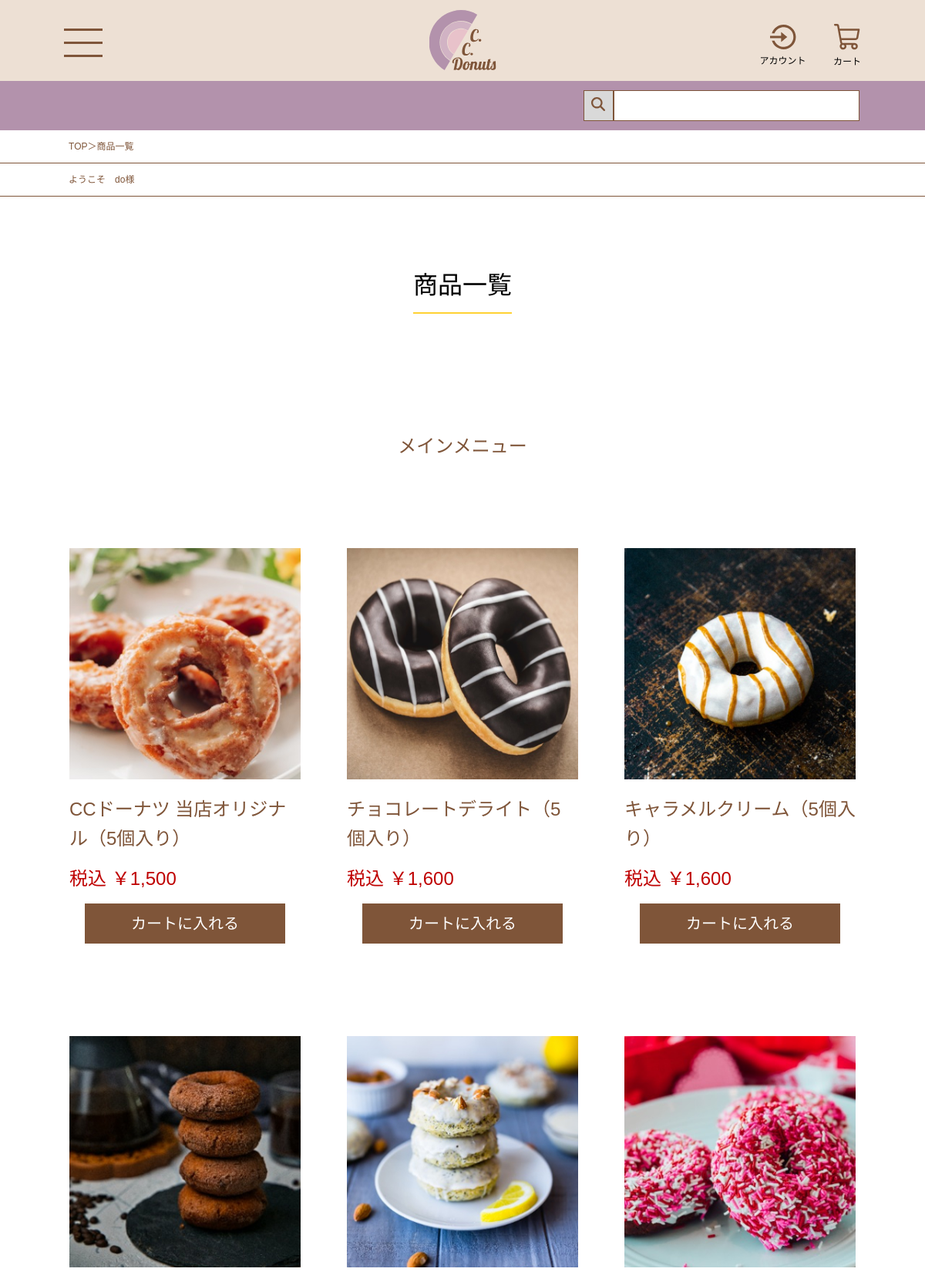
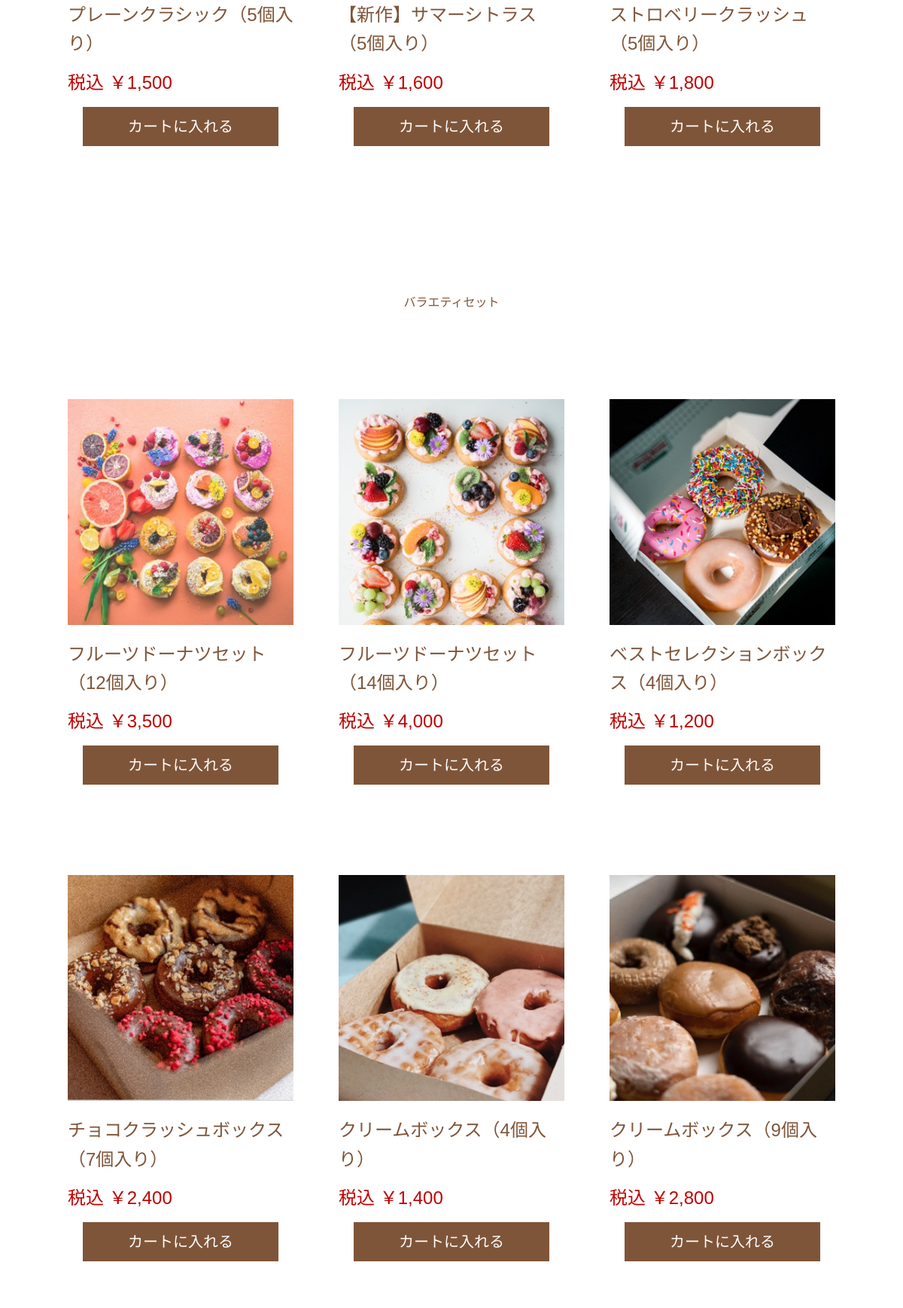
The page /product.php (signed in, upper part) on the database its author committed (2 pictures, top to bottom).
### tables this page shows
CREATE TABLE `products` (
  `id` int(11) NOT NULL,
  `name` varchar(50) NOT NULL,
  `price` int(11) NOT NULL,
  `introduction` varchar(1000) NOT NULL,
  `is_new` int(11) NOT NULL
);

### app/function.php (called while the page is built)
<?php
function getProductImagePath(int $productId): string
{
    return './images/products/product' . $productId . '.jpg';
}

### product.php (the view, shortened to what this page needs)
<?php
require_once __DIR__ . '/app/db.php';
require_once __DIR__ . '/app/function.php';
$keyword = $_GET['keyword'] ?? '';
$keyword = trim($keyword);
if ($keyword === '') {
    $stmt = $pdo->query('SELECT id, name, price FROM products ORDER BY id ASC');
} else {
    $pattern = '%' . strtr($keyword, ['!' => '!!', '%' => '!%', '_' => '!_']) . '%';
    $stmt = $pdo->prepare("SELECT id, name, price FROM products WHERE name LIKE :keyword ESCAPE '!' ORDER BY id ASC");
    $stmt->execute(['keyword' => $pattern]);
}
$products = $stmt->fetchAll();
?>
<?php require __DIR__ . '/header.php'; ?>
<section class="productSection">
    <div class="designWrap productPage">
        <div class="subTitleDesign">
            <h2>商品一覧</h2>
        </div>
        <h4 class="textDesign">メインメニュー</h4>
        <div class="productOuterWrap">
            <?php foreach ($products as $product): ?>
                <?php if ((int) $product['id'] <= 6): ?>
                <?php
                $imagePath = getProductImagePath((int) $product['id']);
                ?>
                <div class="productInnerWrap">
                     <a href="productDetail.php?id=<?= (int) $product['id']?>">
                        <div class="productImageContainer">
                            <img
                                src="<?= htmlspecialchars($imagePath, ENT_QUOTES, 'UTF-8') ?>"
                                alt="<?= htmlspecialchars($product['name'], ENT_QUOTES, 'UTF-8') ?>"
                            >
                        </div>
                        <p class="productCardName textDesign">
                            <?= htmlspecialchars($product['name'], ENT_QUOTES, 'UTF-8') ?>
                        </p>
                    </a>
                    <p class="rankingProductPrice textDesign">
                        税込 ￥<?= number_format((int) $product['price']) ?>
                    </p>
                    <form action="cart.php" method="post">
    <button class="cartButton" type="submit">カートに入れる</button>
</form>
                </div>
                <?php endif; ?>
            <?php endforeach; ?>
        </div>
        <h4>バラエティセット</h4>
            <div class="productOuterWrap">
            <?php foreach ($products as $product): ?>
                <?php if ((int) $product['id'] >= 7): ?>
                <?php
                $imagePath = getProductImagePath((int) $product['id']);
                ?>
                <div class="productInnerWrap">
                    <a href="productDetail.php?id=<?= (int) $product['id']?>">
                        <div class="productImageContainer">
                            <img
                                src="<?= htmlspecialchars($imagePath, ENT_QUOTES, 'UTF-8') ?>"
                                alt="<?= htmlspecialchars($product['name'], ENT_QUOTES, 'UTF-8') ?>"
                            >
                        </div>
                        <p class="productCardName textDesign">
                            <?= htmlspecialchars($product['name'], ENT_QUOTES, 'UTF-8') ?>
                        </p>
                    </a>
                    <p class="rankingProductPrice textDesign">
                        税込 ￥<?= number_format((int) $product['price']) ?>
                    </p>
                    <form action="cart.php" method="post">
    <button class="cartButton" type="submit">カートに入れる</button>
</form>
                </div>
                <?php endif; ?>
            <?php endforeach; ?>
    </div>
</section>
<?php require __DIR__ . '/footer.php'; ?>

### styles/style.css (style rules this page uses)
:root { font-family: "Noto Sans JP", sans-serif; font-size: 16px; line-height: 1; font-weight: 400; font-style: normal; }
.designWrap { padding-inline: clamp(12px, -14.87px + 7.1645vw, 83px); }
.textDesign { font-size: 1.5rem; }
.productCardName { max-width: 100%; height: 76.8px; line-height: 1.6; color: #7F5539; font-weight: 500; margin-block: 20px; }
.rankingProductPrice { font-weight: 400; color: #bf0000; margin-block: 20px; }
.cartButton { font-size: 1.25rem; color: #ffffff; background-color: #7F5539; max-width: 260px; width: 100%; height: 52px; text-align: center; margin-inline: auto; display: block; }
.subTitleDesign { max-width: 100%; height: 232px; display: flex; align-items: center; justify-content: center; }
.subTitleDesign h2 { font-size: 2rem; height: 72px; border-bottom: 2px solid #ffd233; display: flex; align-items: center; }
.productSection h4 { margin-block: 80px 120px; text-align: center; color: #7F5539; }
.productOuterWrap { max-width: 1200px; margin: 0 auto 200px; display: flex; justify-content: center; flex-wrap: wrap; row-gap: 120px; column-gap: 60px; }
.productInnerWrap { max-width: clamp(248px, 155.53px + 12.0401vw, 320px); }
.productImageContainer { width: 100%; height: clamp(248px, 155.53px + 12.0401vw, 320px); overflow: hidden; }
.productImageContainer img { width: 100%; }
.productCardName { height: auto; min-height: 3.2em; }

### rows shown on the page
products: shows a picture, name "CCドーナツ 当店オリジナル（5個入り）", price "1,500"
products: shows a picture, name "チョコレートデライト（5個入り）", price "1,600"
products: shows a picture, name "キャラメルクリーム（5個入り）", price "1,600"
products: shows a picture, name "プレーンクラシック（5個入り）", price "1,500"
products: shows a picture, name "【新作】サマーシトラス（5個入り）", price "1,600"
products: shows a picture, name "ストロベリークラッシュ（5個入り）", price "1,800"
products: shows a picture, name "フルーツドーナツセット（12個入り）", price "3,500"
products: shows a picture, name "フルーツドーナツセット（14個入り）", price "4,000"
products: shows a picture, name "ベストセレクションボックス（4個入り）", price "1,200"
products: shows a picture, name "チョコクラッシュボックス（7個入り）", price "2,400"
products: shows a picture, name "クリームボックス（4個入り）", price "1,400"
products: shows a picture, name "クリームボックス（9個入り）", price "2,800"

### other values the page prints
$ANNOUNCE "do"
